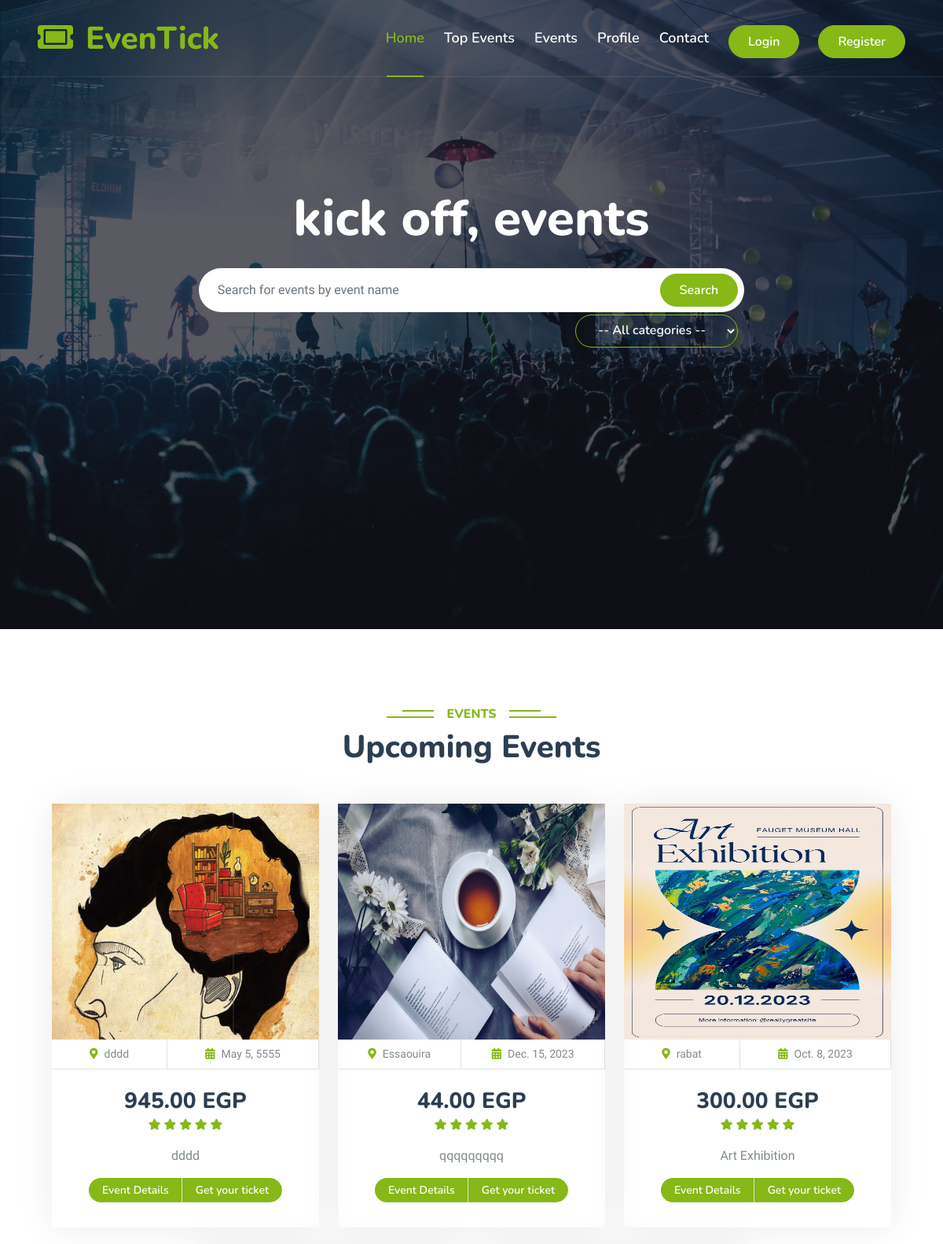
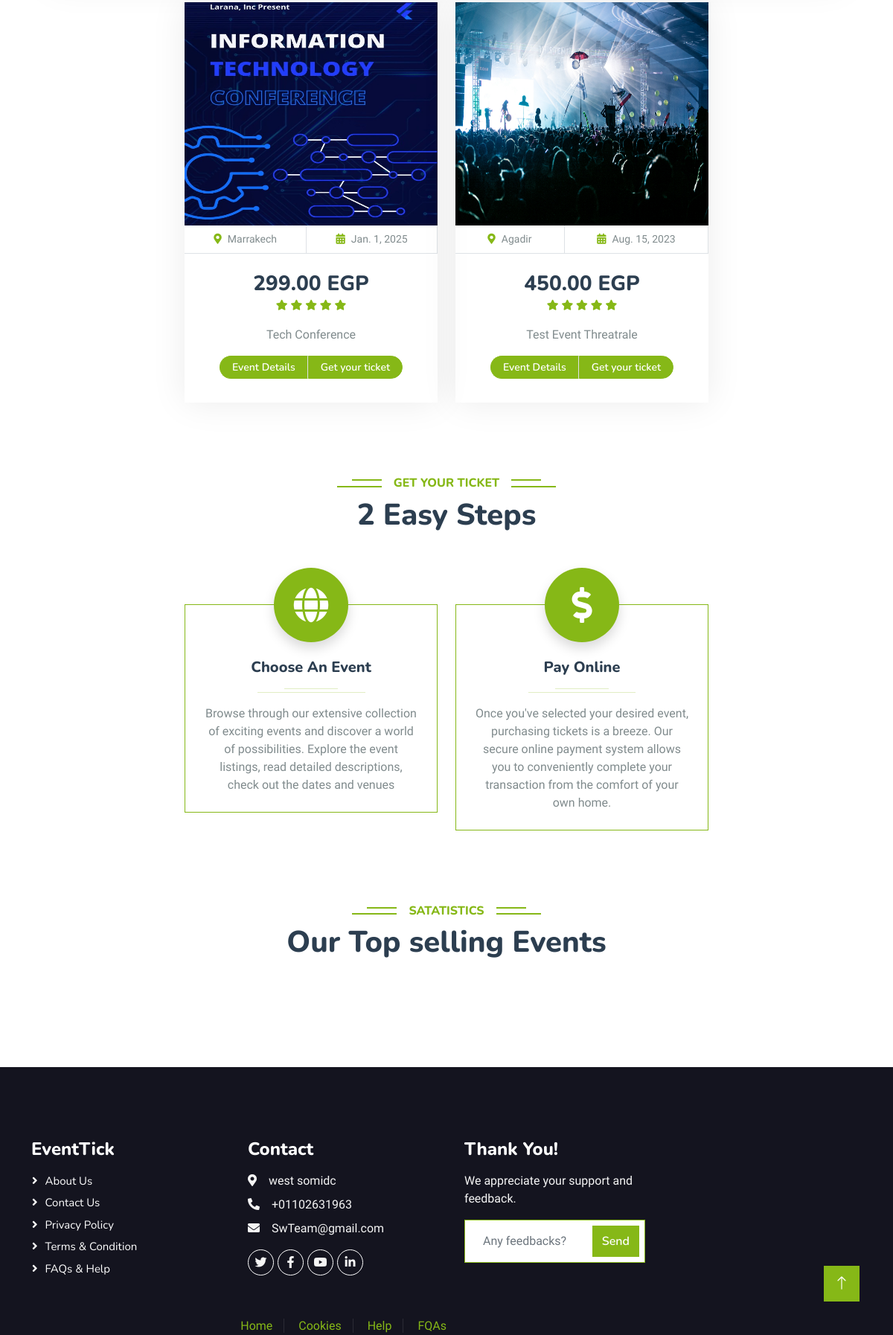
The app's page /search/ with its own data (2 pictures, top to bottom).
### events/models.py (models this page shows, shortened)
class Event(models.Model):
    category = models.ForeignKey(EventCategory, on_delete=models.CASCADE)
    name = models.CharField(max_length=255, unique=True)
    description = RichTextUploadingField()
    job_category = models.ForeignKey(JobCategory, on_delete=models.CASCADE)
    select_scheduled_status = (
        ('yet to scheduled', 'Yet to Scheduled'),
        ('scheduled', 'Scheduled')
    )
    scheduled_status = models.CharField(max_length=25, choices=select_scheduled_status)
    venue = models.CharField(max_length=255)
    start_date = models.DateField()
    end_date = models.DateField()
    location = LocationField()
    maximum_attende = models.PositiveIntegerField()
    created_user = models.ForeignKey('auth.User', on_delete=models.CASCADE, null=True, blank=True, related_name='event_created_user')
    updated_user = models.ForeignKey('auth.User', on_delete=models.CASCADE, blank=True, null=True, related_name='event_updated_user')
    created_date = models.DateField(auto_now_add=True)
    updated_date = models.DateField(auto_now_add=True)
    last_updated = models.DateTimeField(auto_now=True)
    status_choice = (
        ('disabled', 'Disabled'),
        ('active', 'Active'),
        ('deleted', 'Deleted'),
        ('time out', 'Time Out'),
        ('completed', 'Completed'),
        ('cancel', 'Cancel'),
    )
    status = models.CharField(choices=status_choice, max_length=10)
    price = models.DecimalField(max_digits=8, decimal_places=2,null=True)
    ticket = models.OneToOneField(Ticket, on_delete=models.CASCADE, null=True,  blank=True)

class EventImage(models.Model):
    event = models.OneToOneField(Event, on_delete=models.CASCADE)
    image = models.ImageField(upload_to='event_image/')

### main/views.py (the view)
# urls.py: path('search/', views.searchEvents, name='searchEvents'),
def searchEvents(request):
    categories = Event.objects.values_list('category_id', flat=True).distinct()
    eventss = Event.objects.select_related('eventimage').filter(status='active')
    if request.method == 'GET':
        query = request.GET.get('query')
        category = request.GET.get('category')
        if category and query:
            cat = int(category)
            event = eventss.filter(category_id=cat)
            events = event.filter(name__icontains = query)
            return render(request, 'search.html', {'events': events})
        elif query:
            events = event.filter(name__icontains = query)
            return render(request, 'search.html', {'events': events})
        elif category:
            cat = int(category)
            events = eventss.filter(category_id=cat)
            return render(request, 'search.html', {'events': events})
        else:
            return render(request, 'index.html', {'events' : eventss})
    else:
        return render(request, 'index.html', {'events' : eventss})

### main/templates/index.html (shortened to what this page needs)
{% extends 'base.html' %}
{% load static %}
{% block content %}
<div class="container" id="blur">
    <div class="container-xxl py-5">
        <div class="container">
            <div class="text-center wow fadeInUp" data-wow-delay="0.1s">
                <h6 class="section-title bg-white text-center text-primary px-3">Events</h6>
                <h1 class="mb-5">Upcoming Events</h1>
            </div>
                <div id="events-container">
                    <div class="row g-4 justify-content-center">
                        {% for eve in events %}
                            <div class="col-lg-4 col-md-6 wow fadeInUp event-item" data-wow-delay="0.1s">
                                <div class="package-item">
                                    <div class="overflow-hidden">
                                        <img class="img-fluid" src="{{eve.eventimage.image.url}}" alt="" style="width: 400px; height: 300px;">
                                    </div>
                                    <div class="d-flex border-bottom">
                                        <small class="flex-fill text-center border-end py-2"><i class="fa fa-map-marker-alt text-primary me-2"></i>{{eve.venue}}</small>
                                        <small class="flex-fill text-center border-end py-2"><i class="fa fa-calendar-alt text-primary me-2"></i>{{eve.start_date}}</small>
                                    </div>
                                    <div class="text-center p-4">
                                        <h3 class="mb-0">{{eve.price}} EGP</h3>
                                        <div class="mb-3">
                                            <small class="fa fa-star text-primary"></small>
                                            <small class="fa fa-star text-primary"></small>
                                            <small class="fa fa-star text-primary"></small>
                                            <small class="fa fa-star text-primary"></small>
                                            <small class="fa fa-star text-primary"></small>
                                        </div>
                                        <p>{{ eve.name }}</p>
                                        <div class="d-flex justify-content-center mb-2" id="blur">
                                            <a href="#" onclick="toggleBlur('{{ eve.name }}','{{eve.description|escapejs}}'); return false;" class="btn btn-sm btn-primary px-3 border-end" style="border-radius: 30px 0 0 30px;">Event Details</a>
                                            <a href="{% url 'Check' eve.id %}" class="btn btn-sm btn-primary px-3" style="border-radius: 0 30px 30px 0;">Get your ticket</a>
                                        </div>
                                    </div>
                                </div>
                            </div>
                        {% endfor %}
                    </div>
                </div>
        </div>
    </div>
    <div class="container-xxl py-5">
        <div class="container">
            <div class="text-center pb-4 wow fadeInUp" data-wow-delay="0.1s">
                <h6 class="section-title bg-white text-center text-primary px-3">Get your Ticket</h6>
                <h1 class="mb-5">2 Easy Steps</h1>
            </div>
            <div class="row gy-5 gx-4 justify-content-center">
                <div class="col-lg-4 col-sm-6 text-center pt-4 wow fadeInUp" data-wow-delay="0.1s">
                    <div class="position-relative border border-primary pt-5 pb-4 px-4">
                        <div class="d-inline-flex align-items-center justify-content-center bg-primary rounded-circle position-absolute top-0 start-50 translate-middle shadow" style="width: 100px; height: 100px;">
                            <i class="fa fa-globe fa-3x text-white"></i>
                        </div>
                        <h5 class="mt-4">Choose An Event</h5>
                        <hr class="w-25 mx-auto bg-primary mb-1">
                        <hr class="w-50 mx-auto bg-primary mt-0">
                        <p class="mb-0">Browse through our extensive collection of exciting events and discover a world of possibilities. Explore the event listings, read detailed descriptions, check out the dates and venues</p>
                    </div>
                </div>
                <div class="col-lg-4 col-sm-6 text-center pt-4 wow fadeInUp" data-wow-delay="0.3s">
                    <div class="position-relative border border-primary pt-5 pb-4 px-4">
                        <div class="d-inline-flex align-items-center justify-content-center bg-primary rounded-circle position-absolute top-0 start-50 translate-middle shadow" style="width: 100px; height: 100px;">
                            <i class="fa fa-dollar-sign fa-3x text-white"></i>
                        </div>
                        <h5 class="mt-4">Pay Online</h5>
                        <hr class="w-25 mx-auto bg-primary mb-1">
                        <hr class="w-50 mx-auto bg-primary mt-0">
                        <p class="mb-0">Once you've selected your desired event, purchasing tickets is a breeze. Our secure online payment system allows you to conveniently complete your transaction from the comfort of your own home.</p>
                    </div>
                </div>
            </div>
        </div>
    </div>
    <div class="container-xxl py-5 wow fadeInUp" data-wow-delay="0.1s" id="Top">
        <div class="container">
            <div class="text-center">
                <h6 class="section-title bg-white text-center text-primary px-3">Satatistics</h6>
                <h1 class="mb-5">Our Top selling Events</h1>
            </div>
        </div>
    </div>
</div>
   <div class="container-fluid bg-dark text-light footer pt-5 mt-5 wow fadeIn" data-wow-delay="0.1s" id="contact">
    <div class="container py-5">
        <div class="row g-5">
            <div class="col-lg-3 col-md-6">
                <h4 class="text-white mb-3">EventTick</h4>
                <a class="btn btn-link" href="">About Us</a>
                <a class="btn btn-link" href="">Contact Us</a>
                <a class="btn btn-link" href="">Privacy Policy</a>
                <a class="btn btn-link" href="">Terms & Condition</a>
                <a class="btn btn-link" href="">FAQs & Help</a>
            </div>
            <div class="col-lg-3 col-md-6">
                <h4 class="text-white mb-3">Contact</h4>
                <p class="mb-2"><i class="fa fa-map-marker-alt me-3"></i>west somidc</p>
                <p class="mb-2"><i class="fa fa-phone-alt me-3"></i>+01102631963</p>
                <p class="mb-2"><i class="fa fa-envelope me-3"></i>SwTeam@gmail.com</p>
                <div class="d-flex pt-2">
                    <a class="btn btn-outline-light btn-social" href=""><i class="fab fa-twitter"></i></a>
                    <a class="btn btn-outline-light btn-social" href=""><i class="fab fa-facebook-f"></i></a>
                    <a class="btn btn-outline-light btn-social" href=""><i class="fab fa-youtube"></i></a>
                    <a class="btn btn-outline-light btn-social" href=""><i class="fab fa-linkedin-in"></i></a>
                </div>
            </div>
            <div class="col-lg-3 col-md-6">
                <h4 class="text-white mb-3">Thank You!</h4>
                <p>We appreciate your support and feedback.</p>
                <form action="{% url 'feedback' %}" method="post">
                    <div class="position-relative mx-auto" style="max-width: 400px;">
                      <input class="form-control border-primary w-100 py-3 ps-4 pe-5" type="text" placeholder="Any feedbacks?" name="feedback">
                      <button type="submit" class="btn btn-primary py-2 position-absolute top-0 end-0 mt-2 me-2">Send</button>
                    </div>
                  </form>
            </div>
        </div>
    </div>
    <div class="container">
                <div class="col-md-6 text-center text-md-end">
                    <div class="footer-menu">
                        <a href="">Home</a>
                        <a href="">Cookies</a>
                        <a href="">Help</a>
                        <a href="">FQAs</a>
                    </div>
                </div>
            </div>
        </div>
{% endblock %}

### static/css/style.css (style rules this page uses)
:root { --primary: #86B817; --secondary: #FE8800; --light: #F5F5F5; --dark: #14141F; }
.btn { font-family: 'Nunito', sans-serif; font-weight: 600; transition: .5s; }
.btn.btn-primary, .btn.btn-secondary { color: #FFFFFF; }
.section-title { position: relative; display: inline-block; text-transform: uppercase; }
.section-title::before { position: absolute; content: ""; width: calc(100% + 80px); height: 2px; top: 4px; left: -40px; background: var(--primary); z-index: -1; }
.section-title::after { position: absolute; content: ""; width: calc(100% + 120px); height: 2px; bottom: 5px; left: -60px; background: var(--primary); z-index: -1; }
.package-item { box-shadow: 0 0 45px rgba(0, 0, 0, .08); }
.package-item img { transition: .5s; }
.footer .btn.btn-social { margin-right: 5px; width: 35px; height: 35px; display: flex; align-items: center; justify-content: center; color: var(--light); font-weight: normal; border: 1px solid #FFFFFF; border-radius: 35px; transition: .3s; }
.footer .btn.btn-link { display: block; margin-bottom: 5px; padding: 0; text-align: left; color: #FFFFFF; font-size: 15px; font-weight: normal; text-transform: capitalize; transition: .3s; }
.footer .btn.btn-link::before { position: relative; content: "\f105"; font-family: "Font Awesome 5 Free"; font-weight: 900; margin-right: 10px; }
.footer .footer-menu a { margin-right: 15px; padding-right: 15px; border-right: 1px solid rgba(255, 255, 255, .1); }
.footer .footer-menu a:last-child { margin-right: 0; padding-right: 0; border-right: none; }

### records on screen
Event: eventimage.image (picture), venue "dddd", start_date "May 5, 5555", price "945.00", name "dddd"
Event: eventimage.image (picture), venue "Essaouira", start_date "Dec. 15, 2023", price "44.00", name "qqqqqqqqq"
Event: eventimage.image (picture), venue "rabat", start_date "Oct. 8, 2023", price "300.00", name "Art Exhibition"
Event: eventimage.image (picture), venue "Marrakech", start_date "Jan. 1, 2025", price "299.00", name "Tech Conference"
Event: eventimage.image (picture), venue "Agadir", start_date "Aug. 15, 2023", price "450.00", name "Test Event Threatrale"
